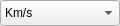
<?xml version="1.0" encoding="UTF-8"?>
<ui version="4.0">
 <class>DialogServiceDistanceRateUnitFrame</class>
 <widget class="QFrame" name="DialogServiceDistanceRateUnitFrame">
  <property name="geometry">
   <rect>
    <x>0</x>
    <y>0</y>
    <width>120</width>
    <height>26</height>
   </rect>
  </property>
  <property name="minimumSize">
   <size>
    <width>120</width>
    <height>26</height>
   </size>
  </property>
  <property name="maximumSize">
   <size>
    <width>120</width>
    <height>26</height>
   </size>
  </property>
  <property name="windowTitle">
   <string>serviceDistance</string>
  </property>
  <property name="windowOpacity">
   <double>1.000000000000000</double>
  </property>
  <property name="autoFillBackground">
   <bool>false</bool>
  </property>
  <property name="frameShape">
   <enum>QFrame::NoFrame</enum>
  </property>
  <property name="frameShadow">
   <enum>QFrame::Plain</enum>
  </property>
  <property name="lineWidth">
   <number>0</number>
  </property>
  <widget class="QWidget" name="layoutWidget">
   <property name="geometry">
    <rect>
     <x>0</x>
     <y>0</y>
     <width>120</width>
     <height>26</height>
    </rect>
   </property>
   <layout class="QGridLayout" name="gridLayout">
    <item row="0" column="0">
     <widget class="QComboBox" name="comboBoxDistanceRateUnitsChoice">
      <property name="minimumSize">
       <size>
        <width>120</width>
        <height>26</height>
       </size>
      </property>
      <property name="maximumSize">
       <size>
        <width>120</width>
        <height>26</height>
       </size>
      </property>
      <property name="sizeAdjustPolicy">
       <enum>QComboBox::AdjustToMinimumContentsLengthWithIcon</enum>
      </property>
      <item>
       <property name="text">
        <string>Km/s</string>
       </property>
      </item>
      <item>
       <property name="text">
        <string>m/s</string>
       </property>
      </item>
      <item>
       <property name="text">
        <string>cm/s</string>
       </property>
      </item>
      <item>
       <property name="text">
        <string>mm/s</string>
       </property>
      </item>
      <item>
       <property name="text">
        <string>AU/s</string>
       </property>
      </item>
     </widget>
    </item>
   </layout>
  </widget>
 </widget>
 <resources/>
 <connections/>
</ui>
